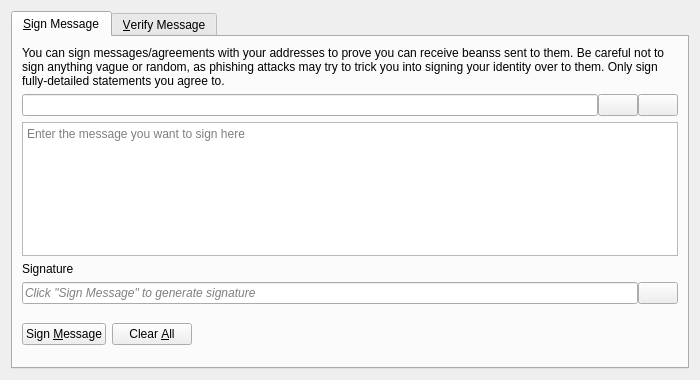
<?xml version="1.0" encoding="UTF-8"?>
<ui version="4.0">
 <class>SignVerifyMessageDialog</class>
 <widget class="QDialog" name="SignVerifyMessageDialog">
  <property name="geometry">
   <rect>
    <x>0</x>
    <y>0</y>
    <width>700</width>
    <height>380</height>
   </rect>
  </property>
  <property name="windowTitle">
   <string>Signatures - Sign / Verify a Message</string>
  </property>
  <property name="modal">
   <bool>true</bool>
  </property>
  <layout class="QVBoxLayout" name="verticalLayout">
   <item>
    <widget class="QTabWidget" name="tabWidget">
     <property name="currentIndex">
      <number>0</number>
     </property>
     <widget class="QWidget" name="tabSignMessage">
      <attribute name="title">
       <string>&amp;Sign Message</string>
      </attribute>
      <layout class="QVBoxLayout" name="verticalLayout_SM">
       <item>
        <widget class="QLabel" name="infoLabel_SM">
         <property name="text">
          <string>You can sign messages/agreements with your addresses to prove you can receive beanss sent to them. Be careful not to sign anything vague or random, as phishing attacks may try to trick you into signing your identity over to them. Only sign fully-detailed statements you agree to.</string>
         </property>
         <property name="textFormat">
          <enum>Qt::PlainText</enum>
         </property>
         <property name="wordWrap">
          <bool>true</bool>
         </property>
        </widget>
       </item>
       <item>
        <layout class="QHBoxLayout" name="horizontalLayout_1_SM">
         <property name="spacing">
          <number>0</number>
         </property>
         <item>
          <widget class="QValidatedLineEdit" name="addressIn_SM">
           <property name="toolTip">
            <string>The Beans address to sign the message with</string>
           </property>
          </widget>
         </item>
         <item>
          <widget class="QPushButton" name="addressBookButton_SM">
           <property name="toolTip">
            <string>Choose previously used address</string>
           </property>
           <property name="text">
            <string/>
           </property>
           <property name="icon">
            <iconset resource="../beans.qrc">
             <normaloff>:/icons/address-book</normaloff>:/icons/address-book</iconset>
           </property>
           <property name="shortcut">
            <string>Alt+A</string>
           </property>
           <property name="autoDefault">
            <bool>false</bool>
           </property>
          </widget>
         </item>
         <item>
          <widget class="QPushButton" name="pasteButton_SM">
           <property name="toolTip">
            <string>Paste address from clipboard</string>
           </property>
           <property name="text">
            <string/>
           </property>
           <property name="icon">
            <iconset resource="../beans.qrc">
             <normaloff>:/icons/editpaste</normaloff>:/icons/editpaste</iconset>
           </property>
           <property name="shortcut">
            <string>Alt+P</string>
           </property>
           <property name="autoDefault">
            <bool>false</bool>
           </property>
          </widget>
         </item>
        </layout>
       </item>
       <item>
        <widget class="QPlainTextEdit" name="messageIn_SM">
         <property name="toolTip">
          <string>Enter the message you want to sign here</string>
         </property>
         <property name="placeholderText">
          <string>Enter the message you want to sign here</string>
         </property>
        </widget>
       </item>
       <item>
        <widget class="QLabel" name="signatureLabel_SM">
         <property name="text">
          <string>Signature</string>
         </property>
         <property name="textFormat">
          <enum>Qt::PlainText</enum>
         </property>
        </widget>
       </item>
       <item>
        <layout class="QHBoxLayout" name="horizontalLayout_2_SM">
         <property name="spacing">
          <number>0</number>
         </property>
         <item>
          <widget class="QLineEdit" name="signatureOut_SM">
           <property name="placeholderText">
            <string>Click "Sign Message" to generate signature</string>
           </property>
           <property name="font">
            <font>
             <italic>true</italic>
            </font>
           </property>
           <property name="readOnly">
            <bool>true</bool>
           </property>
          </widget>
         </item>
         <item>
          <widget class="QPushButton" name="copySignatureButton_SM">
           <property name="toolTip">
            <string>Copy the current signature to the system clipboard</string>
           </property>
           <property name="text">
            <string/>
           </property>
           <property name="icon">
            <iconset resource="../beans.qrc">
             <normaloff>:/icons/editcopy</normaloff>:/icons/editcopy</iconset>
           </property>
           <property name="autoDefault">
            <bool>false</bool>
           </property>
          </widget>
         </item>
        </layout>
       </item>
       <item>
        <layout class="QHBoxLayout" name="horizontalLayout_3_SM">
         <item>
          <widget class="QPushButton" name="signMessageButton_SM">
           <property name="toolTip">
            <string>Sign the message to prove you own this Beans address</string>
           </property>
           <property name="text">
            <string>Sign &amp;Message</string>
           </property>
           <property name="icon">
            <iconset resource="../beans.qrc">
             <normaloff>:/icons/edit</normaloff>:/icons/edit</iconset>
           </property>
           <property name="autoDefault">
            <bool>false</bool>
           </property>
          </widget>
         </item>
         <item>
          <widget class="QPushButton" name="clearButton_SM">
           <property name="toolTip">
            <string>Reset all sign message fields</string>
           </property>
           <property name="text">
            <string>Clear &amp;All</string>
           </property>
           <property name="icon">
            <iconset resource="../beans.qrc">
             <normaloff>:/icons/remove</normaloff>:/icons/remove</iconset>
           </property>
           <property name="autoDefault">
            <bool>false</bool>
           </property>
          </widget>
         </item>
         <item>
          <spacer name="horizontalSpacer_1_SM">
           <property name="orientation">
            <enum>Qt::Horizontal</enum>
           </property>
           <property name="sizeHint" stdset="0">
            <size>
             <width>40</width>
             <height>48</height>
            </size>
           </property>
          </spacer>
         </item>
         <item>
          <widget class="QLabel" name="statusLabel_SM">
           <property name="font">
            <font>
             <weight>75</weight>
             <bold>true</bold>
            </font>
           </property>
           <property name="text">
            <string/>
           </property>
           <property name="wordWrap">
            <bool>true</bool>
           </property>
          </widget>
         </item>
         <item>
          <spacer name="horizontalSpacer_2_SM">
           <property name="orientation">
            <enum>Qt::Horizontal</enum>
           </property>
           <property name="sizeHint" stdset="0">
            <size>
             <width>40</width>
             <height>48</height>
            </size>
           </property>
          </spacer>
         </item>
        </layout>
       </item>
      </layout>
     </widget>
     <widget class="QWidget" name="tabVerifyMessage">
      <attribute name="title">
       <string>&amp;Verify Message</string>
      </attribute>
      <layout class="QVBoxLayout" name="verticalLayout_VM">
       <item>
        <widget class="QLabel" name="infoLabel_VM">
         <property name="text">
          <string>Enter the receiver's address, message (ensure you copy line breaks, spaces, tabs, etc. exactly) and signature below to verify the message. Be careful not to read more into the signature than what is in the signed message itself, to avoid being tricked by a man-in-the-middle attack. Note that this only proves the signing party receives with the address, it cannot prove sendership of any transaction!</string>
         </property>
         <property name="textFormat">
          <enum>Qt::PlainText</enum>
         </property>
         <property name="alignment">
          <set>Qt::AlignLeading|Qt::AlignLeft|Qt::AlignTop</set>
         </property>
         <property name="wordWrap">
          <bool>true</bool>
         </property>
        </widget>
       </item>
       <item>
        <layout class="QHBoxLayout" name="horizontalLayout_1_VM">
         <property name="spacing">
          <number>0</number>
         </property>
         <item>
          <widget class="QValidatedLineEdit" name="addressIn_VM">
           <property name="toolTip">
            <string>The Beans address the message was signed with</string>
           </property>
          </widget>
         </item>
         <item>
          <widget class="QPushButton" name="addressBookButton_VM">
           <property name="toolTip">
            <string>Choose previously used address</string>
           </property>
           <property name="text">
            <string/>
           </property>
           <property name="icon">
            <iconset resource="../beans.qrc">
             <normaloff>:/icons/address-book</normaloff>:/icons/address-book</iconset>
           </property>
           <property name="shortcut">
            <string>Alt+A</string>
           </property>
           <property name="autoDefault">
            <bool>false</bool>
           </property>
          </widget>
         </item>
        </layout>
       </item>
       <item>
        <widget class="QPlainTextEdit" name="messageIn_VM">
          <property name="toolTip">
            <string>The signed message to verify</string>
          </property>
          <property name="placeholderText">
            <string>The signed message to verify</string>
          </property>
        </widget>
       </item>
       <item>
        <widget class="QValidatedLineEdit" name="signatureIn_VM">
          <property name="toolTip">
            <string>The signature given when the message was signed</string>
          </property>
          <property name="placeholderText">
            <string>The signature given when the message was signed</string>
          </property>
        </widget>
       </item>
       <item>
        <layout class="QHBoxLayout" name="horizontalLayout_2_VM">
         <item>
          <widget class="QPushButton" name="verifyMessageButton_VM">
           <property name="toolTip">
            <string>Verify the message to ensure it was signed with the specified Beans address</string>
           </property>
           <property name="text">
            <string>Verify &amp;Message</string>
           </property>
           <property name="icon">
            <iconset resource="../beans.qrc">
             <normaloff>:/icons/transaction_0</normaloff>:/icons/transaction_0</iconset>
           </property>
           <property name="autoDefault">
            <bool>false</bool>
           </property>
          </widget>
         </item>
         <item>
          <widget class="QPushButton" name="clearButton_VM">
           <property name="toolTip">
            <string>Reset all verify message fields</string>
           </property>
           <property name="text">
            <string>Clear &amp;All</string>
           </property>
           <property name="icon">
            <iconset resource="../beans.qrc">
             <normaloff>:/icons/remove</normaloff>:/icons/remove</iconset>
           </property>
           <property name="autoDefault">
            <bool>false</bool>
           </property>
          </widget>
         </item>
         <item>
          <spacer name="horizontalSpacer_1_VM">
           <property name="orientation">
            <enum>Qt::Horizontal</enum>
           </property>
           <property name="sizeHint" stdset="0">
            <size>
             <width>40</width>
             <height>48</height>
            </size>
           </property>
          </spacer>
         </item>
         <item>
          <widget class="QLabel" name="statusLabel_VM">
           <property name="font">
            <font>
             <weight>75</weight>
             <bold>true</bold>
            </font>
           </property>
           <property name="text">
            <string/>
           </property>
           <property name="wordWrap">
            <bool>true</bool>
           </property>
          </widget>
         </item>
         <item>
          <spacer name="horizontalSpacer_2_VM">
           <property name="orientation">
            <enum>Qt::Horizontal</enum>
           </property>
           <property name="sizeHint" stdset="0">
            <size>
             <width>40</width>
             <height>48</height>
            </size>
           </property>
          </spacer>
         </item>
        </layout>
       </item>
      </layout>
     </widget>
    </widget>
   </item>
  </layout>
 </widget>
 <customwidgets>
  <customwidget>
   <class>QValidatedLineEdit</class>
   <extends>QLineEdit</extends>
   <header>qt/qvalidatedlineedit.h</header>
  </customwidget>
 </customwidgets>
 <resources>
  <include location="../beans.qrc"/>
 </resources>
 <connections/>
</ui>
